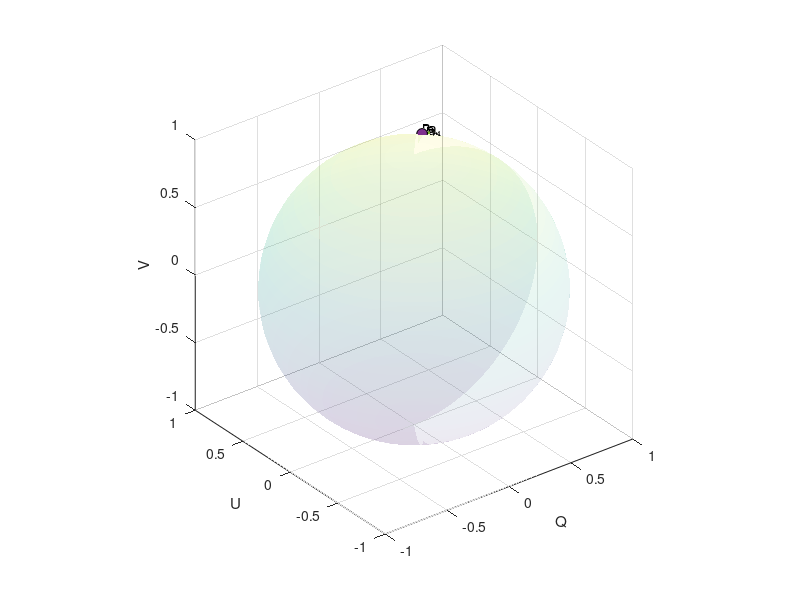

The MATLAB script that drew this image: (Note: this script raises an error after producing the figure.)
%% fig1.m: 基于Polarization State Tracing (PST) 方法模拟庞加莱球轨迹

% 清理环境
close all; clear; clc;

%% 定义Mueller矩阵函数
function M = mueller_matrix(axisVec, delta)
    % Mueller 矩阵（理想无耗散延迟器）
    % Retarder 在 Q-U-V 子空间等价为绕某轴的 3D 旋转，I 分量不变。
    % axisVec: 3x1 单位向量指定旋转轴在 QUV 子空间的位置
    a = axisVec(:);
    a = a / (norm(a) + eps);
    % Rodrigues 旋转矩阵（3x3）
    K = [   0, -a(3),  a(2);
         a(3),    0, -a(1);
        -a(2), a(1),    0];
    R = cos(delta) * eye(3) + (1 - cos(delta)) * (a * a') + sin(delta) * K;
    M = [1, 0, 0, 0;
         0, R(1,1), R(1,2), R(1,3);
         0, R(2,1), R(2,2), R(2,3);
         0, R(3,1), R(3,2), R(3,3)];
end

%% 绘制庞加莱球
figure;
[X, Y, Z] = sphere(50); % 创建单位球面数据
surf(X, Y, Z, 'FaceAlpha', 0.1, 'EdgeAlpha', 0.1); % 绘制球面
axis equal;
xlabel('Q'); ylabel('U'); zlabel('V');
grid on; hold on;

%% 模拟层结构
numLayers = 6; % 层数
% 光轴：使用 3D 向量（Q,U,V）——选择不共线的两个方向以演示 PST
opticAxes = [
    0.7071, 0.0000, 0.7071;  % axis1 (Q-V 混合)
    0.7071, 0.0000, 0.7071;
    0.7071, 0.0000, 0.7071;
    0.0000, 0.7071, 0.7071;  % axis2 (U-V 混合)
    0.0000, 0.7071, 0.7071;
    0.0000, 0.7071, 0.7071;
];
phaseRetardations = [0.1, 0.2, 0.3, 0.4, 0.5, 0.6]; % 每层的相位延迟

% 初始输入斯托克斯向量（必须为完全偏振态，避免落到原点导致除零）
% 选择一个不与光轴共线的完全偏振态：Q=0.5, U=0.5, V=0.70710678 (Q^2+U^2+V^2 = 1)
S_in = [1; 0.5; 0.5; 0.70710678];

% 计算输出斯托克斯参数（累积变换）
stokesOutputs = zeros(numLayers+1, 4);
stokesOutputs(1, :) = S_in'; % P0: 表面

M_cum = eye(4);
for i = 1:numLayers
    axisVec = opticAxes(i, :)';
    delta = phaseRetardations(i);
    M = mueller_matrix(axisVec, delta);
    M_cum = M * M_cum;
    S_out = M_cum * S_in;
    stokesOutputs(i+1, :) = S_out';
end

% 计算庞加莱球坐标 (Q/I, U/I, V/I)
poincarePoints = stokesOutputs ./ stokesOutputs(:, 1);

% 绘制斯托克斯参数轨迹（更清晰的可视化）
trajH = plot3(poincarePoints(:, 2), poincarePoints(:, 3), poincarePoints(:, 4), '-','Color',[0.85 0.2 0.2],'LineWidth',1.5);
hold on;
% 标注每个采样点（P0..Pn）并用不同颜色和大小突出
colors = lines(size(poincarePoints,1));
for k = 1:size(poincarePoints,1)
    scatter3(poincarePoints(k,2), poincarePoints(k,3), poincarePoints(k,4), 60, 'MarkerFaceColor', colors(k,:), 'MarkerEdgeColor','k');
    text(poincarePoints(k,2)+0.02, poincarePoints(k,3)+0.02, poincarePoints(k,4)+0.02, sprintf('P_%d', k-1), 'FontSize', 9);
end

% 把球面透明度调小并确保轨迹点在前景
uistack(trajH,'top');

%% 计算局部光轴和相位延迟使用PST方法
% 假设每3层一组相同光轴，前3层theta=0，后3层pi/2

% 拟合平面法向量函数
function normal = fit_plane_normal(p1, p2, p3)
    v1 = p2 - p1;
    v2 = p3 - p1;
    n = cross(v1, v2);
    nnorm = norm(n);
    if nnorm < 1e-8
        % 点近共线或重复：退化到使用 SVD / PCA 风格的近似。
        pts = [p1(:)'; p2(:)'; p3(:)'];
        % 中心化
        pts0 = pts - mean(pts,1);
        % SVD 找到最小特征向量作为法向量
        [~, ~, V] = svd(pts0, 0);
        n = V(:,end)';
        nnorm = norm(n);
        if nnorm < 1e-8
            % 最后兜底，返回 z 轴
            normal = [0 0 1];
            return;
        end
    end
    normal = n / nnorm;
end

% 旋转向量函数 (Rodrigues)
function v_rot = rotate_vector(v, axis, angle)
    axis = axis / norm(axis);
    v_rot = v * cos(angle) + cross(axis, v) * sin(angle) + axis * dot(axis, v) * (1 - cos(angle));
end

% 计算局部相位延迟函数 (Eq 3.5)
function delta = calculate_local_retardation(P_prev, P_curr, A_prime)
    % 计算由 Eq.(3.5) 得到的半角值：delta = 0.5 * acos( (cross(P_prev,A) · cross(P_curr,A)) / (|cross(P_prev,A)| |cross(P_curr,A)|) )
    cross_prev = cross(P_prev, A_prime);
    cross_curr = cross(P_curr, A_prime);
    n1 = norm(cross_prev);
    n2 = norm(cross_curr);
    epsval = 1e-10;
    if n1 < epsval || n2 < epsval
        % 如果任意 cross 近零，说明 P 与 A_prime 共线或近共线，半角退化为0
        delta = 0;
        return;
    end
    cos_angle = dot(cross_prev, cross_curr) / (n1 * n2);
    % 数值稳定：夹紧到 [-1,1]
    cos_angle = max(-1, min(1, cos_angle));
    delta = 0.5 * acos(cos_angle);
end

    % 绘制一个半透明平面的辅助函数
    function h = plot_plane(center, normal, color)
        % 将 normal 单位化
        normal = normal / (norm(normal) + eps);
        % 构造局部平面坐标系（找两个正交切向量）
        if abs(normal(3)) < 0.9
            tangent1 = cross(normal, [0 0 1]);
        else
            tangent1 = cross(normal, [0 1 0]);
        end
        tangent1 = tangent1 / norm(tangent1 + eps);
        tangent2 = cross(normal, tangent1);
        tangent2 = tangent2 / (norm(tangent2) + eps);
        % 生成平面网格
        [u,v] = meshgrid(linspace(-0.35,0.35,20));
        pts = center(:)' + u(:)*tangent1 + v(:)*tangent2;
        X = reshape(pts(:,1), size(u));
        Y = reshape(pts(:,2), size(u));
        Z = reshape(pts(:,3), size(u));
        h = surf(X, Y, Z, 'FaceColor', color, 'FaceAlpha', 0.22, 'EdgeColor', 'none');
    end

localAxes = zeros(numLayers, 3);
localDeltas = zeros(numLayers, 1);

% 第一组：层1-3，相同光轴
% 拟合A' for layers 1-3 using P0, P1, P2
A_prime1 = fit_plane_normal(poincarePoints(1,2:4), poincarePoints(2,2:4), poincarePoints(3,2:4));
localAxes(1:3, :) = repmat(A_prime1, 3, 1);

% 计算delta for layer 1: using P0, P1, A1
localDeltas(1) = calculate_local_retardation(poincarePoints(1,2:4), poincarePoints(2,2:4), A_prime1);

% delta for layer 2: P1, P2
localDeltas(2) = calculate_local_retardation(poincarePoints(2,2:4), poincarePoints(3,2:4), A_prime1);

% delta for layer 3: P2, P3
localDeltas(3) = calculate_local_retardation(poincarePoints(3,2:4), poincarePoints(4,2:4), A_prime1);

% 第二组：层4-6
% 拟合A' for layers 4-6 using P3, P4, P5 (assuming P6 is P_{numLayers+1})
A_prime2_raw = fit_plane_normal(poincarePoints(4,2:4), poincarePoints(5,2:4), poincarePoints(6,2:4));

% 旋转校正：A2 = rotate A_prime2_raw by -sum(delta1:3) around A1
total_delta_upper = sum(localDeltas(1:3));
A2 = rotate_vector(A_prime2_raw, A_prime1, -total_delta_upper);
localAxes(4:6, :) = repmat(A2, 3, 1);

% 计算delta for layer 4: P3, P4, A2
localDeltas(4) = calculate_local_retardation(poincarePoints(4,2:4), poincarePoints(5,2:4), A2);

% delta for layer 5: P4, P5
localDeltas(5) = calculate_local_retardation(poincarePoints(5,2:4), poincarePoints(6,2:4), A2);

% delta for layer 6: P5, P6
localDeltas(6) = calculate_local_retardation(poincarePoints(6,2:4), poincarePoints(7,2:4), A2);

%% 可视化局部光轴
for i = 1:numLayers
    % 绘制局部光轴（箭头）
    idx = i + 1; % P_i at poincarePoints(idx, :)
    arrowLen = 0.25; % 统一箭头长度
    la = localAxes(i,:);
    la = la / (norm(la) + eps);
    ah = quiver3(poincarePoints(idx, 2), poincarePoints(idx, 3), poincarePoints(idx, 4), ...
        la(1)*arrowLen, la(2)*arrowLen, la(3)*arrowLen, 0, 'Color',[0 0.45 0.74], 'LineWidth', 1.6, 'MaxHeadSize', 1);
    % 用不同透明度和边框突出箭尾（点）
    scatter3(poincarePoints(idx,2), poincarePoints(idx,3), poincarePoints(idx,4), 72, 'MarkerFaceColor',[0 0.45 0.74],'MarkerEdgeColor','k');
    set(ah,'AutoScale','off');
end

% 绘制拟合平面 (A_prime1 & A2) 以半透明网格显示
center1 = mean(poincarePoints(1:3, 2:4), 1);
h1 = plot_plane(center1, A_prime1, [0.85, 0.33, 0.1]);
center2 = mean(poincarePoints(4:7, 2:4), 1);
h2 = plot_plane(center2, A2, [0.2, 0.6, 0.2]);

% 标注拟合法向量 A_prime1 和 A2（用长箭头显示）
quiver3(center1(1), center1(2), center1(3), A_prime1(1)*0.6, A_prime1(2)*0.6, A_prime1(3)*0.6, 0, 'Color',[0.8 0.3 0.1], 'LineWidth', 2, 'MaxHeadSize', 1.2);
text(center1(1)+0.03, center1(2)+0.03, center1(3)+0.03, 'A''_{group1}','Color',[0.8 0.3 0.1],'FontWeight','bold');
quiver3(center2(1), center2(2), center2(3), A2(1)*0.6, A2(2)*0.6, A2(3)*0.6, 0, 'Color',[0.2 0.6 0.2], 'LineWidth', 2, 'MaxHeadSize', 1.2);
text(center2(1)+0.03, center2(2)+0.03, center2(3)+0.03, 'A_{group2}','Color',[0.2 0.6 0.2],'FontWeight','bold');

% 图例与说明（把 legend 放外侧，避免遮挡）
legend([trajH], {'Poincaré trajectory'}, 'Location','bestoutside');
% 添加说明文字
annotation('textbox',[0.03 0.85 0.25 0.12],'String',sprintf('Local deltas (rad):\n%s',mat2str(localDeltas,3)),'FitBoxToText','on','BackgroundColor',[1 1 1 0.8]);

% 显示局部相位延迟
disp('局部相位延迟（单位：弧度）：');
disp(localDeltas);
% 如果出现 NaN（数值退化），进行提示并用 0 替代以便后续可视化
if any(isnan(localDeltas))
    warning('发现 NaN 的局部相位延迟——可能是退化点（P 与 A".prime 共线）。已将 NaN 替换为 0 以便查看结果。');
    localDeltas(isnan(localDeltas)) = 0;
    disp('已替换后的局部相位延迟（单位：弧度）：');
    disp(localDeltas);
end

%% 保存图像
outputPath = fullfile(pwd, 'output'); % 输出路径
if ~exist(outputPath, 'dir')
    mkdir(outputPath);
end
saveas(gcf, fullfile(outputPath, 'fig1_corrected.png')); % 保存为PNG格式
% 保存数据以便测试/验证
save(fullfile(outputPath,'fig1_results.mat'),'localDeltas','poincarePoints','localAxes');